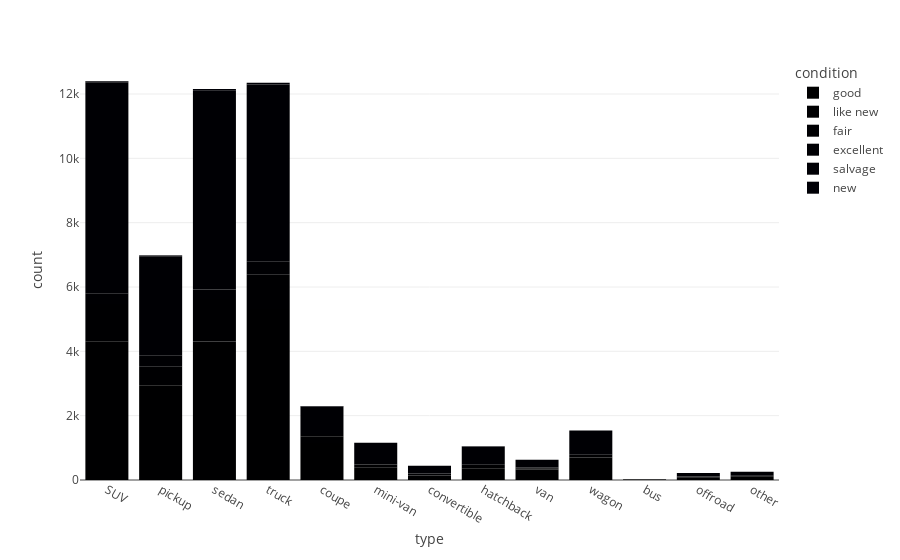

This figure's notebook cell:
### Code cell
fig = px.histogram(df, x='type', color ='condition')
display(fig)

### Figure 1 — Plotly figure (JSON) as saved in the notebook; plotly's stock layout.template omitted (floating-point values rounded to 4 significant figures; data arrays with more than 128 entries replaced by an {"elided": "..."} marker saying what was removed)
{"data": [{"alignmentgroup": "True", "bingroup": "x", "hovertemplate": "condition=good<br>type=%{x}<br>count=%{y}<extra></extra>", "legendgroup": "good", "marker": {"color": "#000001", "pattern": {"shape": ""}}, "name": "good", "offsetgroup": "good", "orientation": "v", "showlegend": true, "type": "histogram", "x": {"elided": "20145 str values"}, "xaxis": "x", "yaxis": "y"}, {"alignmentgroup": "True", "bingroup": "x", "hovertemplate": "condition=like new<br>type=%{x}<br>count=%{y}<extra></extra>", "legendgroup": "like new", "marker": {"color": "#000002", "pattern": {"shape": ""}}, "name": "like new", "offsetgroup": "like new", "orientation": "v", "showlegend": true, "type": "histogram", "x": {"elided": "4742 str values"}, "xaxis": "x", "yaxis": "y"}, {"alignmentgroup": "True", "bingroup": "x", "hovertemplate": "condition=fair<br>type=%{x}<br>count=%{y}<extra></extra>", "legendgroup": "fair", "marker": {"color": "#000003", "pattern": {"shape": ""}}, "name": "fair", "offsetgroup": "fair", "orientation": "v", "showlegend": true, "type": "histogram", "x": {"elided": "1607 str values"}, "xaxis": "x", "yaxis": "y"}, {"alignmentgroup": "True", "bingroup": "x", "hovertemplate": "condition=excellent<br>type=%{x}<br>count=%{y}<extra></extra>", "legendgroup": "excellent", "marker": {"color": "#000004", "pattern": {"shape": ""}}, "name": "excellent", "offsetgroup": "excellent", "orientation": "v", "showlegend": true, "type": "histogram", "x": {"elided": "24773 str values"}, "xaxis": "x", "yaxis": "y"}, {"alignmentgroup": "True", "bingroup": "x", "hovertemplate": "condition=salvage<br>type=%{x}<br>count=%{y}<extra></extra>", "legendgroup": "salvage", "marker": {"color": "#000005", "pattern": {"shape": ""}}, "name": "salvage", "offsetgroup": "salvage", "orientation": "v", "showlegend": true, "type": "histogram", "x": ["sedan", "pickup", "truck", "SUV", "sedan", "truck", "truck", "pickup", "sedan", "coupe", "truck", "SUV", "pickup", "coupe", "pickup", "pickup", "SUV", "pickup", "sedan", "truck", "pickup", "sedan", "truck", "sedan", "pickup", "pickup", "sedan", "sedan", "truck", "pickup", "sedan", "sedan", "sedan", "sedan", "sedan", "sedan", "coupe", "SUV", "truck", "truck", "SUV", "sedan", "SUV", "sedan", "truck", "coupe", "sedan", "SUV", "wagon", "sedan", "wagon", "pickup", "sedan", "SUV", "coupe", "pickup", "sedan", "sedan", "sedan", "SUV", "sedan", "hatchback", "SUV", "sedan", "sedan", "wagon", "sedan", "wagon", "truck", "sedan", "pickup", "sedan", "pickup", "sedan", "pickup", "convertible", "sedan", "sedan", "pickup", "SUV", "SUV", "sedan", "SUV", "SUV", "pickup", "SUV", "hatchback", "SUV", "sedan", "truck", "sedan", "hatchback", "pickup", "pickup", "coupe", "coupe", "coupe", "sedan", "SUV", "sedan", "hatchback", "SUV", "sedan", "sedan", "coupe", "pickup", "wagon", "SUV", "SUV", "pickup", "hatchback", "sedan", "mini-van", "sedan", "sedan"], "xaxis": "x", "yaxis": "y"}, {"alignmentgroup": "True", "bingroup": "x", "hovertemplate": "condition=new<br>type=%{x}<br>count=%{y}<extra></extra>", "legendgroup": "new", "marker": {"color": "#000006", "pattern": {"shape": ""}}, "name": "new", "offsetgroup": "new", "orientation": "v", "showlegend": true, "type": "histogram", "x": {"elided": "143 str values"}, "xaxis": "x", "yaxis": "y"}], "layout": {"barmode": "relative", "legend": {"title": {"text": "condition"}, "tracegroupgap": 0}, "margin": {"t": 60}, "xaxis": {"anchor": "y", "domain": [0, 1], "title": {"text": "type"}}, "yaxis": {"anchor": "x", "domain": [0, 1], "title": {"text": "count"}}}}
